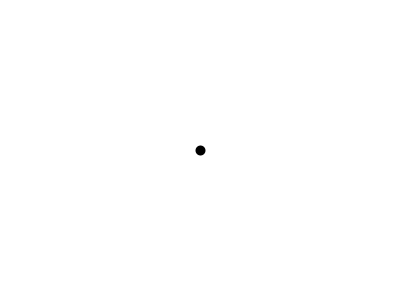
Frame 1 (no input)
Frame 60 (the mouse pressed at the canvas centre just before this capture): identical to frame 1, image omitted
Frame 120 (the mouse held since frame 60 and released just before this capture): identical to frame 1, image omitted

The Processing sketch that drew this single still picture (run headless with seeded random() and noise(); from frame 60 on, the mouse is pressed at the canvas centre):

// Processing sketch: the_point
// ── the_point.pde
//Arpit Omprakash
//Byte-Sized-Code

void setup(){
  size(400, 300);
}

void draw(){
  //setting the background white
  background(255);
  //size of the point
  strokeWeight(10);
  //draw a point in the middle
  point(width/2, height/2);
}
